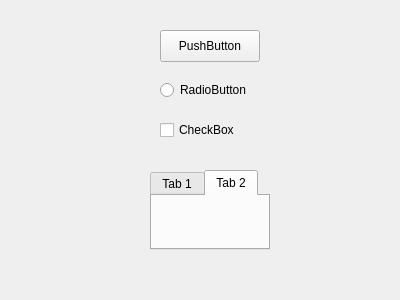
<?xml version="1.0" encoding="UTF-8"?>
<ui version="4.0">
 <class>Form</class>
 <widget class="QWidget" name="Form">
  <property name="geometry">
   <rect>
    <x>0</x>
    <y>0</y>
    <width>400</width>
    <height>300</height>
   </rect>
  </property>
  <property name="windowTitle">
   <string>Form</string>
  </property>
  <widget class="QRadioButton" name="radioButton">
   <property name="geometry">
    <rect>
     <x>160</x>
     <y>80</y>
     <width>99</width>
     <height>20</height>
    </rect>
   </property>
   <property name="text">
    <string>RadioButton</string>
   </property>
  </widget>
  <widget class="QCheckBox" name="checkBox">
   <property name="geometry">
    <rect>
     <x>160</x>
     <y>120</y>
     <width>85</width>
     <height>20</height>
    </rect>
   </property>
   <property name="text">
    <string>CheckBox</string>
   </property>
  </widget>
  <widget class="QTabWidget" name="tabWidget">
   <property name="geometry">
    <rect>
     <x>150</x>
     <y>170</y>
     <width>120</width>
     <height>80</height>
    </rect>
   </property>
   <property name="currentIndex">
    <number>1</number>
   </property>
   <widget class="QWidget" name="tab">
    <attribute name="title">
     <string>Tab 1</string>
    </attribute>
   </widget>
   <widget class="QWidget" name="tab_2">
    <attribute name="title">
     <string>Tab 2</string>
    </attribute>
   </widget>
  </widget>
  <widget class="QPushButton" name="pushButton">
   <property name="geometry">
    <rect>
     <x>160</x>
     <y>30</y>
     <width>100</width>
     <height>32</height>
    </rect>
   </property>
   <property name="text">
    <string>PushButton</string>
   </property>
  </widget>
 </widget>
 <resources/>
 <connections/>
</ui>
